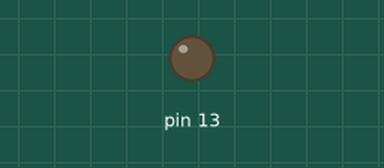
Recording of a sketch running on a simulated Arduino Uno, built with avr-gcc and run on an emulated ATmega328P. Shown: output pins drawn as LEDs (lit = HIGH).

Above: at 2.1 s.
At 5.1 s:
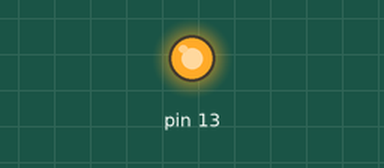
Timing chart, 0 to 6.6 s (numbered marks = the images above):
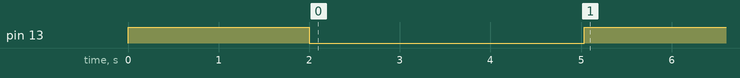

The sketch:

ConfBluetooth.ino
```cpp
#include <SoftwareSerial.h>

int pinTX = 2;
int pinRX = 3;

SoftwareSerial bluetooth(pinTX, pinRX);


void setup() {

  // Iniciando comunicación con el módulo
  bluetooth.begin(9600);

  pinMode(13, OUTPUT);
  digitalWrite(13, HIGH);
  delay(2000);

  digitalWrite(13, LOW);

  bluetooth.print("AT");
  delay(1000);

  bluetooth.print("AT+NAME");
  bluetooth.print("PENDU");
  delay(1000);

  bluetooth.print("AT+BAUD");
  bluetooth.print('4');
  delay(1000);

  bluetooth.print("AT+PIN");
  bluetooth.print("2023");

  // Avisando qu
  digitalWrite(13, HIGH);
}

void loop() {
  // put your main code here, to run repeatedly:
}
```
